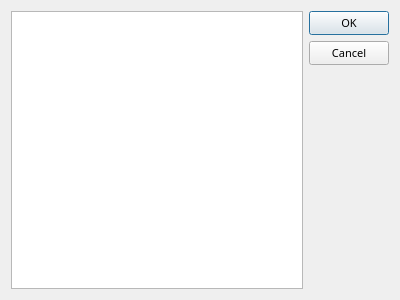
<?xml version="1.0" encoding="UTF-8"?>
<ui version="4.0">
 <class>topicselect</class>
 <widget class="QDialog" name="topicselect">
  <property name="geometry">
   <rect>
    <x>0</x>
    <y>0</y>
    <width>400</width>
    <height>300</height>
   </rect>
  </property>
  <property name="font">
   <font>
    <family>Sans Serif</family>
    <pointsize>8</pointsize>
   </font>
  </property>
  <property name="windowTitle">
   <string>Select Topic</string>
  </property>
  <property name="modal">
   <bool>true</bool>
  </property>
  <layout class="QHBoxLayout" name="horizontalLayout">
   <item>
    <widget class="QListWidget" name="displaylist">
     <property name="sortingEnabled">
      <bool>true</bool>
     </property>
    </widget>
   </item>
   <item>
    <widget class="QDialogButtonBox" name="buttonBox">
     <property name="orientation">
      <enum>Qt::Vertical</enum>
     </property>
     <property name="standardButtons">
      <set>QDialogButtonBox::Cancel|QDialogButtonBox::Ok</set>
     </property>
    </widget>
   </item>
  </layout>
 </widget>
 <resources/>
 <connections>
  <connection>
   <sender>buttonBox</sender>
   <signal>accepted()</signal>
   <receiver>topicselect</receiver>
   <slot>accept()</slot>
   <hints>
    <hint type="sourcelabel">
     <x>306</x>
     <y>243</y>
    </hint>
    <hint type="destinationlabel">
     <x>157</x>
     <y>274</y>
    </hint>
   </hints>
  </connection>
  <connection>
   <sender>buttonBox</sender>
   <signal>rejected()</signal>
   <receiver>topicselect</receiver>
   <slot>reject()</slot>
   <hints>
    <hint type="sourcelabel">
     <x>316</x>
     <y>260</y>
    </hint>
    <hint type="destinationlabel">
     <x>286</x>
     <y>274</y>
    </hint>
   </hints>
  </connection>
 </connections>
</ui>
